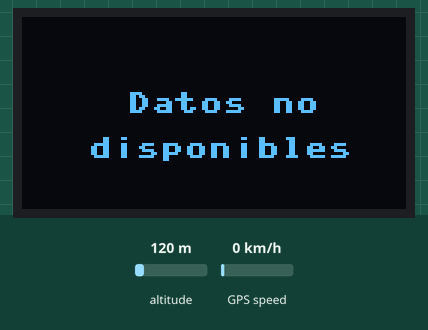
Bench run of a program on a simulated MicroPython board. Shown: 128×64 one-colour display. The test bench sets the inputs (shaded band); at power-on: altitude 120 m, GPS speed 0 km/h. The OLED is the two-colour kind (top 16 rows yellow); the GPS gets a fix after 3 s at 37.7749, -122.4194 with 8 satellites; library files of the repository ran but are not shown: ssd1306.py, micropyGPS.py; what the program prints to the serial console is not drawn.

Above: at 0.1 s.
At 4.1 s:
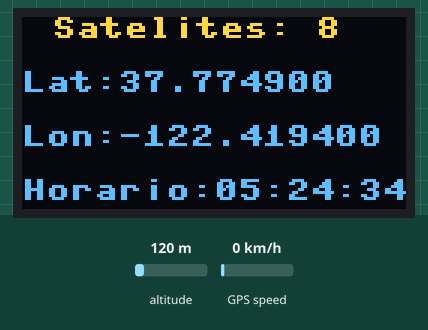
At 8.1 s:
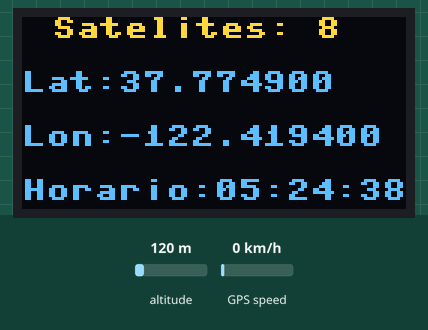
At 19.1 s:
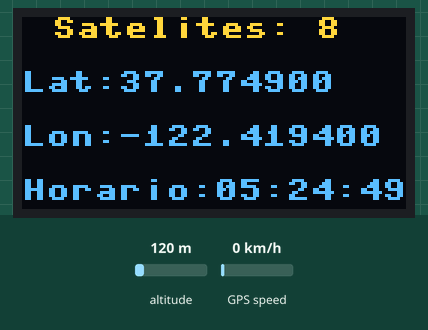
At 29.1 s:
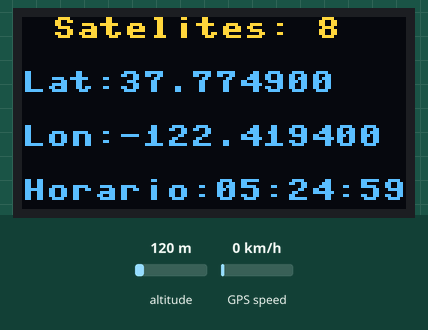
At 38.1 s:
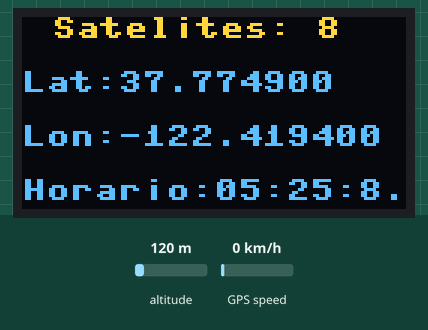

The program:

main.py
```python
from machine import Pin, UART, I2C
import utime, time

from ssd1306 import SSD1306_I2C          # https://github.com/stlehmann/micropython-ssd1306

from micropyGPS import MicropyGPS        # https://github.com/inmcm/micropyGPS

i2c = I2C(0, sda=Pin(8), scl=Pin(9), freq=400000)
oled = SSD1306_I2C(128, 64, i2c)

modulo_gps = UART(1, baudrate=9600, tx=Pin(4), rx=Pin(5))

Zona_Horaria = -5
gps = MicropyGPS(Zona_Horaria)

def convertir(secciones):
    if (secciones[0] == 0): # secciones[0] contiene los grados
        return None
    # secciones[1] contiene los minutos
    data = secciones[0]+(secciones[1]/60.0)
    # secciones[2] contiene 'E', 'W', 'N', 'S'
    if (secciones[2] == 'S'):
        data = -data
    if (secciones[2] == 'W'):
        data = -data

    data = '{0:.6f}'.format(data) # 6 digitos decimales
    return str(data)


while True:
    largo = modulo_gps.any()
    if largo > 0:
        b = modulo_gps.read(largo)
        for x in b:
            msg = gps.update(chr(x))

    latitud = convertir(gps.latitude)
    longitud = convertir(gps.longitude)

    if (latitud == None or longitud == None):
        oled.fill(0)
        oled.text("Datos no", 35, 25)
        oled.text("disponibles", 22, 40)
        oled.show()
        continue

    t = gps.timestamp
    #t[0] => horas : t[1] => minutos : t[2] => segundos
    horario = '{:02d}:{:02d}:{:02}'.format(t[0], t[1], t[2])

    oled.fill(0)
    oled.text('Satelites: ' + str(gps.satellites_in_use), 10, 0)
    oled.text('Lat:'+ latitud, 0, 18)
    oled.text('Lon:'+ longitud, 0, 36)
    oled.text('Horario:'+ horario, 0, 54)
    oled.show()

    print('Lat:',latitud,'Lon:',longitud,'Hora:',horario)

    
```

Measured:
- what the display in image 1 shows lasts 1.0 s, from 4.1 s to 5.1 s
